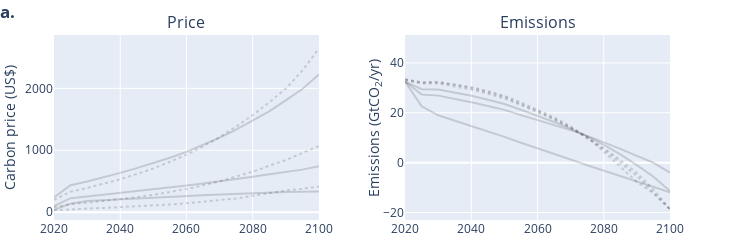

This figure's notebook cell:
### Markdown cell above
### Min emission level

### Code cell
fig1.update_traces(showlegend=False, line_color='rgba(0,0,0,0.15)')#.data

### Figure 1 — Plotly figure (JSON) as saved in the notebook; plotly's stock layout.template omitted (floating-point values rounded to 4 significant figures)
{"data": [{"legendgroup": "damage", "line": {"color": "rgba(0,0,0,0.15)"}, "mode": "lines", "name": "<i>Damage:</i>", "showlegend": false, "type": "scatter", "x": [null], "y": [null]}, {"hovertemplate": "cost_level=5th perc.<br>damage=Howard Total<br>name=SSP2 damageHowardTotal 0.00062 p05 0.015<br>year=%{x}<br>p=%{y}<extra></extra>", "legendgroup": "all", "line": {"color": "rgba(0,0,0,0.15)", "dash": "solid"}, "mode": "lines", "name": "5th perc.", "orientation": "v", "showlegend": false, "type": "scatter", "x": [2020, 2025, 2030, 2035, 2040, 2045, 2050, 2055, 2060, 2065, 2070, 2075, 2080, 2085, 2090, 2095, 2100], "xaxis": "x", "y": [37.98, 137.0, 178.1, 193.4, 207.9, 222.7, 235.7, 249.6, 261.1, 274.7, 285.9, 297.6, 306.6, 316.5, 323.6, 330.6, 335.4], "yaxis": "y"}, {"legendgroup": "damage", "line": {"color": "rgba(0,0,0,0.15)", "dash": "solid"}, "mode": "lines", "name": "Howard Total", "showlegend": false, "type": "scatter", "x": [null], "xaxis": "x", "y": [null], "yaxis": "y"}, {"hovertemplate": "cost_level=5th perc.<br>damage=No damages<br>name=SSP2 nodamage 0.00062 p05 0.015<br>year=%{x}<br>p=%{y}<extra></extra>", "legendgroup": "all", "line": {"color": "rgba(0,0,0,0.15)", "dash": "dot"}, "mode": "lines", "name": "5th perc.", "orientation": "v", "showlegend": false, "type": "scatter", "x": [2020, 2025, 2030, 2035, 2040, 2045, 2050, 2055, 2060, 2065, 2070, 2075, 2080, 2085, 2090, 2095, 2100], "xaxis": "x", "y": [29.68, 48.61, 57.94, 67.9, 79.24, 92.31, 106.6, 123.7, 142.3, 165.1, 190.5, 221.0, 264.2, 308.4, 350.0, 375.4, 415.6], "yaxis": "y"}, {"legendgroup": "damage", "line": {"color": "rgba(0,0,0,0.15)", "dash": "dot"}, "mode": "lines", "name": "No damages", "showlegend": false, "type": "scatter", "x": [null], "xaxis": "x", "y": [null], "yaxis": "y"}, {"hovertemplate": "cost_level=Median<br>damage=Howard Total<br>name=SSP2 damageHowardTotal 0.00062 p50 0.015<br>year=%{x}<br>p=%{y}<extra></extra>", "legendgroup": "all", "line": {"color": "rgba(0,0,0,0.15)", "dash": "solid"}, "mode": "lines", "name": "Median", "orientation": "v", "showlegend": false, "type": "scatter", "x": [2020, 2025, 2030, 2035, 2040, 2045, 2050, 2055, 2060, 2065, 2070, 2075, 2080, 2085, 2090, 2095, 2100], "xaxis": "x", "y": [97.13, 225.9, 253.0, 281.3, 310.4, 339.0, 367.2, 400.2, 429.0, 464.5, 496.4, 533.4, 570.8, 611.6, 650.7, 686.8, 742.5], "yaxis": "y"}, {"hovertemplate": "cost_level=Median<br>damage=No damages<br>name=SSP2 nodamage 0.00062 p50 0.015<br>year=%{x}<br>p=%{y}<extra></extra>", "legendgroup": "all", "line": {"color": "rgba(0,0,0,0.15)", "dash": "dot"}, "mode": "lines", "name": "Median", "orientation": "v", "showlegend": false, "type": "scatter", "x": [2020, 2025, 2030, 2035, 2040, 2045, 2050, 2055, 2060, 2065, 2070, 2075, 2080, 2085, 2090, 2095, 2100], "xaxis": "x", "y": [77.37, 128.4, 151.5, 178.1, 209.2, 242.1, 279.6, 324.6, 373.5, 432.7, 496.4, 575.7, 653.6, 749.3, 840.2, 956.3, 1068.0], "yaxis": "y"}, {"hovertemplate": "cost_level=95th perc.<br>damage=Howard Total<br>name=SSP2 damageHowardTotal 0.00062 p95 0.015<br>year=%{x}<br>p=%{y}<extra></extra>", "legendgroup": "all", "line": {"color": "rgba(0,0,0,0.15)", "dash": "solid"}, "mode": "lines", "name": "95th perc.", "orientation": "v", "showlegend": false, "type": "scatter", "x": [2020, 2025, 2030, 2035, 2040, 2045, 2050, 2055, 2060, 2065, 2070, 2075, 2080, 2085, 2090, 2095, 2100], "xaxis": "x", "y": [238.5, 434.5, 495.8, 563.2, 634.6, 711.5, 789.6, 879.9, 974.6, 1088.0, 1202.0, 1332.0, 1474.0, 1629.0, 1805.0, 1989.0, 2225.0], "yaxis": "y"}, {"hovertemplate": "cost_level=95th perc.<br>damage=No damages<br>name=SSP2 nodamage 0.00062 p95 0.015<br>year=%{x}<br>p=%{y}<extra></extra>", "legendgroup": "all", "line": {"color": "rgba(0,0,0,0.15)", "dash": "dot"}, "mode": "lines", "name": "95th perc.", "orientation": "v", "showlegend": false, "type": "scatter", "x": [2020, 2025, 2030, 2035, 2040, 2045, 2050, 2055, 2060, 2065, 2070, 2075, 2080, 2085, 2090, 2095, 2100], "xaxis": "x", "y": [197.1, 329.4, 390.6, 456.4, 531.5, 616.2, 705.0, 813.9, 927.8, 1060.0, 1212.0, 1382.0, 1567.0, 1774.0, 1997.0, 2285.0, 2644.0], "yaxis": "y"}, {"legendgroup": "all", "line": {"color": "rgba(0,0,0,0.15)"}, "mode": "lines", "name": "<i>Cost level:</i>", "showlegend": false, "type": "scatter", "x": [null], "y": [null]}, {"hovertemplate": "cost_level=5th perc.<br>damage=Howard Total<br>name=SSP2 damageHowardTotal 0.00062 p05 0.015<br>year=%{x}<br>E=%{y}<extra></extra>", "legendgroup": "all", "line": {"color": "rgba(0,0,0,0.15)", "dash": "solid"}, "mode": "lines", "name": "5th perc.", "orientation": "v", "showlegend": false, "type": "scatter", "x": [2020, 2025, 2030, 2035, 2040, 2045, 2050, 2055, 2060, 2065, 2070, 2075, 2080, 2085, 2090, 2095, 2100], "xaxis": "x2", "y": [32.48, 22.59, 18.99, 16.86, 14.74, 12.49, 10.35, 7.967, 5.813, 3.472, 1.288, -1.048, -3.191, -5.506, -7.601, -9.841, -11.93], "yaxis": "y2"}, {"hovertemplate": "cost_level=5th perc.<br>damage=No damages<br>name=SSP2 nodamage 0.00062 p05 0.015<br>year=%{x}<br>E=%{y}<extra></extra>", "legendgroup": "all", "line": {"color": "rgba(0,0,0,0.15)", "dash": "dot"}, "mode": "lines", "name": "5th perc.", "orientation": "v", "showlegend": false, "type": "scatter", "x": [2020, 2025, 2030, 2035, 2040, 2045, 2050, 2055, 2060, 2065, 2070, 2075, 2080, 2085, 2090, 2095, 2100], "xaxis": "x2", "y": [33.44, 32.28, 32.4, 31.49, 30.29, 28.66, 26.79, 24.14, 21.31, 18.17, 14.59, 10.31, 4.421, -1.718, -7.716, -12.29, -18.73], "yaxis": "y2"}, {"hovertemplate": "cost_level=Median<br>damage=Howard Total<br>name=SSP2 damageHowardTotal 0.00062 p50 0.015<br>year=%{x}<br>E=%{y}<extra></extra>", "legendgroup": "all", "line": {"color": "rgba(0,0,0,0.15)", "dash": "solid"}, "mode": "lines", "name": "Median", "orientation": "v", "showlegend": false, "type": "scatter", "x": [2020, 2025, 2030, 2035, 2040, 2045, 2050, 2055, 2060, 2065, 2070, 2075, 2080, 2085, 2090, 2095, 2100], "xaxis": "x2", "y": [32.48, 27.28, 26.88, 25.62, 24.25, 22.73, 21.15, 19.05, 17.12, 15.05, 13.04, 10.73, 8.266, 5.511, 2.717, -0.05076, -3.991], "yaxis": "y2"}, {"hovertemplate": "cost_level=Median<br>damage=No damages<br>name=SSP2 nodamage 0.00062 p50 0.015<br>year=%{x}<br>E=%{y}<extra></extra>", "legendgroup": "all", "line": {"color": "rgba(0,0,0,0.15)", "dash": "dot"}, "mode": "lines", "name": "Median", "orientation": "v", "showlegend": false, "type": "scatter", "x": [2020, 2025, 2030, 2035, 2040, 2045, 2050, 2055, 2060, 2065, 2070, 2075, 2080, 2085, 2090, 2095, 2100], "xaxis": "x2", "y": [33.34, 32.04, 32.19, 31.19, 29.87, 28.26, 26.32, 23.62, 20.72, 17.53, 14.02, 9.692, 5.277, -0.08505, -5.382, -12.02, -18.74], "yaxis": "y2"}, {"hovertemplate": "cost_level=95th perc.<br>damage=Howard Total<br>name=SSP2 damageHowardTotal 0.00062 p95 0.015<br>year=%{x}<br>E=%{y}<extra></extra>", "legendgroup": "all", "line": {"color": "rgba(0,0,0,0.15)", "dash": "solid"}, "mode": "lines", "name": "95th perc.", "orientation": "v", "showlegend": false, "type": "scatter", "x": [2020, 2025, 2030, 2035, 2040, 2045, 2050, 2055, 2060, 2065, 2070, 2075, 2080, 2085, 2090, 2095, 2100], "xaxis": "x2", "y": [32.48, 29.47, 29.3, 28.15, 26.83, 25.22, 23.52, 21.22, 18.83, 16.28, 13.6, 10.53, 7.112, 3.304, -1.002, -5.633, -11.41], "yaxis": "y2"}, {"hovertemplate": "cost_level=95th perc.<br>damage=No damages<br>name=SSP2 nodamage 0.00062 p95 0.015<br>year=%{x}<br>E=%{y}<extra></extra>", "legendgroup": "all", "line": {"color": "rgba(0,0,0,0.15)", "dash": "dot"}, "mode": "lines", "name": "95th perc.", "orientation": "v", "showlegend": false, "type": "scatter", "x": [2020, 2025, 2030, 2035, 2040, 2045, 2050, 2055, 2060, 2065, 2070, 2075, 2080, 2085, 2090, 2095, 2100], "xaxis": "x2", "y": [33.15, 31.7, 31.7, 30.67, 29.34, 27.62, 25.73, 23.06, 20.28, 17.36, 13.92, 10.08, 5.808, 1.014, -4.197, -10.74, -18.66], "yaxis": "y2"}], "layout": {"annotations": [{"font": {"size": 16}, "showarrow": false, "text": "Price", "x": 0.215, "xanchor": "center", "xref": "paper", "y": 1, "yanchor": "bottom", "yref": "paper"}, {"font": {"size": 16}, "showarrow": false, "text": "Emissions", "x": 0.785, "xanchor": "center", "xref": "paper", "y": 1, "yanchor": "bottom", "yref": "paper"}], "height": 250, "legend": {"y": 0.5}, "margin": {"b": 30, "l": 0, "t": 35}, "title": {"text": "<b>a.</b>", "x": 0}, "width": 750, "xaxis": {"anchor": "y", "domain": [0, 0.43], "range": [2020, 2100]}, "xaxis2": {"anchor": "y2", "domain": [0.57, 1], "range": [2020, 2100]}, "yaxis": {"anchor": "x", "domain": [0, 1], "range": [-127, 2862], "title": {"text": "Carbon price (US$)"}}, "yaxis2": {"anchor": "x2", "domain": [0, 1], "range": [-23, 51.19], "title": {"standoff": 0, "text": "Emissions (GtCO<sub>2</sub>/yr)"}}}}
